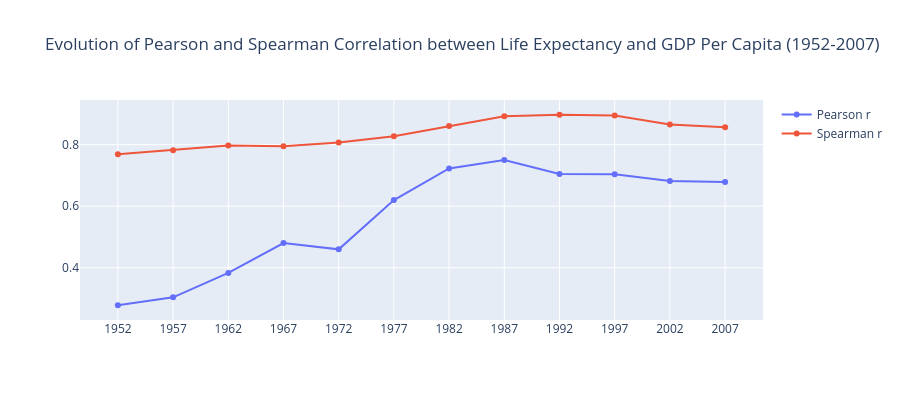

The cell this chart's notebook holds for it:
### Markdown cell above
# 3. Time evolution

**a.** Draw the evolution of the following correaltions from 1952 to 2007:

- `Person` and `Spearman` corerlation between life expectancy and GDP per capita
- $\eta$-squared coefficients of continent vs life expectancy, and continents vs GDP per capita.

---------

> The following graph is expected.

### Code cell
# Correlation between lifeExp and gdpPercap (line-series)

import plotly.graph_objects as go
# can also be done with just express, but wanna play around with go

all_years = sorted(gapminder.year.unique())

pearson_rs = []
spearman_rs = []

for year in all_years:
    data = gapminder[gapminder['year'] == year]
    
    pearson_r = data['gdpPercap'].corr(data['lifeExp'])
    pearson_rs.append(pearson_r)

    spearman_r, _ = stats.spearmanr(data['gdpPercap'], data['lifeExp'])
    spearman_rs.append(spearman_r)

# go.Scatter works better for line Series, for some reason

fig = go.Figure() # init an empty Figure first

fig.add_trace(go.Scatter(x=all_years, y=pearson_rs, name="Pearson r"))
fig.add_trace(go.Scatter(x=all_years, y=spearman_rs, name="Spearman r"))

fig.update_xaxes(tickvals=all_years)
fig.update_traces(hovertemplate="%{y:.2f}")
fig.update_layout(height=400, title='Evolution of Pearson and Spearman Correlation between Life Expectancy and GDP Per Capita (1952-2007)')
fig.show()

### Figure 1 — Plotly figure (JSON) as saved in the notebook; plotly's stock layout.template omitted (floating-point values rounded to 4 significant figures)
{"data": [{"hovertemplate": "%{y:.2f}", "name": "Pearson r", "type": "scatter", "x": [1952, 1957, 1962, 1967, 1972, 1977, 1982, 1987, 1992, 1997, 2002, 2007], "y": [0.278, 0.3037, 0.3832, 0.4801, 0.4597, 0.6199, 0.7228, 0.7499, 0.7047, 0.7036, 0.6819, 0.6787]}, {"hovertemplate": "%{y:.2f}", "name": "Spearman r", "type": "scatter", "x": [1952, 1957, 1962, 1967, 1972, 1977, 1982, 1987, 1992, 1997, 2002, 2007], "y": [0.7687, 0.7821, 0.797, 0.7946, 0.8067, 0.8275, 0.8608, 0.8925, 0.8972, 0.8951, 0.8653, 0.8566]}], "layout": {"height": 400, "title": {"text": "Evolution of Pearson and Spearman Correlation between Life Expectancy and GDP Per Capita (1952-2007)"}, "xaxis": {"tickvals": [1952, 1957, 1962, 1967, 1972, 1977, 1982, 1987, 1992, 1997, 2002, 2007]}}}
